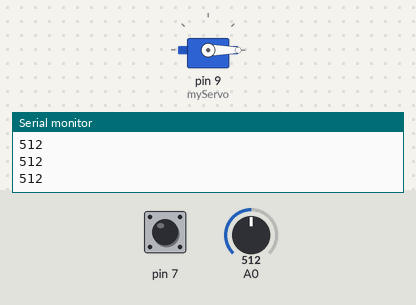
This sketch was run on a simulated Arduino Uno, built with avr-gcc and run on an emulated ATmega328P. Shown: servo, the last lines printed to the serial monitor. The test bench sets the inputs (shaded band); at power-on: A0 = 512, pin 7 HIGH.

Above: at 1.2 s.
1.3 s: A0 set to 788
2.8 s: A0 set to 814
At 3.4 s:
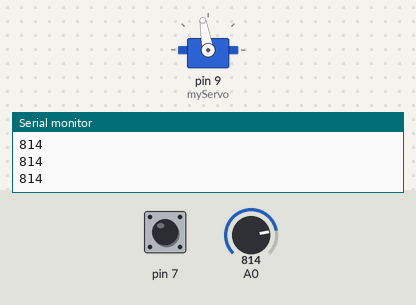
4.3 s: A0 set to 790
At 5.5 s:
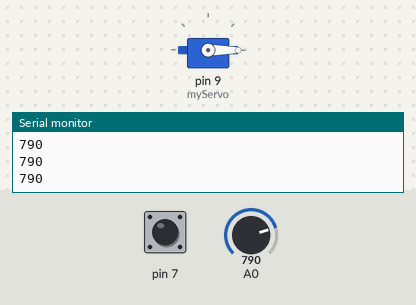
5.9 s: A0 set to 810
At 6.5 s:
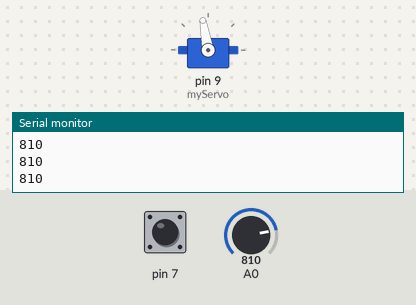
Timing chart, 0 to 8.4 s (numbered marks = the images above; inputs shaded):
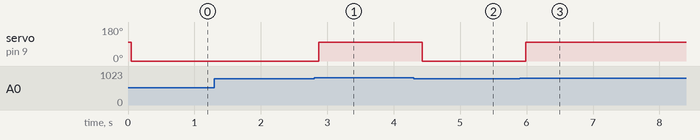

The sketch:

DRS_V1_EF.ino
```cpp
#include <Servo.h>

int pos = 0;
int S = 0;
const int numS = 10;
int avrgArrS[numS];
int avrgS = 0;
Servo myServo;
void setup() {
  pinMode(7, INPUT_PULLUP);
  pinMode(A0, INPUT);
  Serial.begin(9600);
  myServo.attach(9);
  for (int x = 0; x < numS; x++) {
    avrgArrS[x] = 0;
  }
  myServo.write(0);
}

void loop() {
  itterate();

  int buttonState = digitalRead(7);
  //Serial.println(buttonState);
  if(buttonState==0)
  {
      myServo.write(100);
      while(800<avrgS || avrgS<200)
      {
          itterate();
          delay(50);
      }
      delay(50);
  }
  else if(800<avrgS || avrgS<200)
  {
    myServo.write(100);
    while(800<avrgS || avrgS<200)
      {
          itterate();
          delay(50);
      }
  }
  else
  {
    myServo.write(0);
    delay(50);
  }
}


void itterate() {
  S = analogRead(A0);
  avrgS = 0;
  for (int x = 0; x < (numS - 1); x++) {
    avrgArrS[x + 1] = avrgArrS[x];
    avrgS += avrgArrS[x + 1];
  }

  avrgArrS[0] = S;
  avrgS += avrgArrS[0];
  avrgS /= numS;
  Serial.println(avrgS);
}
```

Measured:
- the behaviour switches between 800 and 801 on A0 (found by bisection; images 0 and 1)
- after the input at 2.8 s, servo on pin 9 (myServo): 0° → 100° after 0.07 s
- after the input at 4.3 s, servo on pin 9 (myServo): 100° → 0° after 0.13 s
- after the input at 5.9 s, servo on pin 9 (myServo): 0° → 100° after 0.09 s
